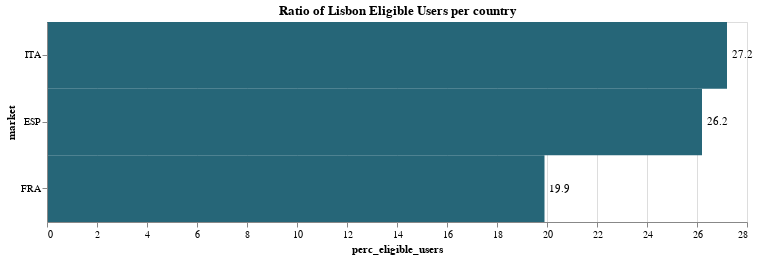

This figure's notebook cell:
### Code cell
af.bar_single_label(
    scores_df, af.petrol, "perc_eligible_users", "market", 700, 200, "-x"
).properties(title="Ratio of Lisbon Eligible Users per country")

### Figure 1 — Vega-Lite specification as saved in the notebook (floating-point values rounded to 4 significant figures)
{"config": {"view": {"continuousWidth": 400, "continuousHeight": 300}}, "layer": [{"mark": {"type": "rect", "color": "#266678"}, "encoding": {"x": {"type": "quantitative", "field": "perc_eligible_users"}, "y": {"type": "nominal", "field": "market", "sort": "-x"}}, "height": 200, "width": 700}, {"mark": {"type": "text", "align": "center", "baseline": "middle", "dx": 15}, "encoding": {"text": {"type": "quantitative", "field": "perc_eligible_users"}, "x": {"type": "quantitative", "field": "perc_eligible_users"}, "y": {"type": "nominal", "field": "market", "sort": "-x"}}, "height": 200, "width": 700}], "data": {"name": "data-43d52cccaafdb483b99c6b8bb7ab8b11"}, "title": "Ratio of Lisbon Eligible Users per country", "$schema": "https://vega.github.io/schema/vega-lite/v4.8.1.json", "datasets": {"data-43d52cccaafdb483b99c6b8bb7ab8b11": [{"market": "ESP", "eligible_k_users": 34.2, "non_eligible_k_users": 96.2, "perc_eligible_users": 26.2}, {"market": "FRA", "eligible_k_users": 93.4, "non_eligible_k_users": 376.4, "perc_eligible_users": 19.9}, {"market": "ITA", "eligible_k_users": 73.3, "non_eligible_k_users": 196.4, "perc_eligible_users": 27.2}]}}
